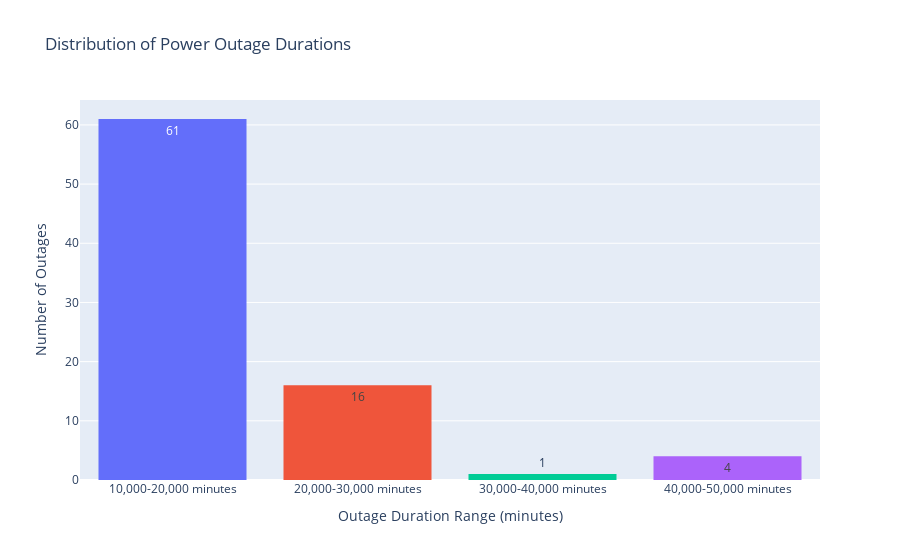

The cell this chart's notebook holds for it:
### Markdown cell above
We also wanted to see the general times that power outages were occurring. 

## fix this one!!!! the bin labels arent correct

### Code cell
outages_df['OUTAGE.DURATION'] = pd.to_numeric(outages_df['OUTAGE.DURATION'], errors='coerce')

duration_bins = [10_000, 20_000, 30_000, 40_000, 50_000, 60_000]
bin_labels = [
    '10,000-20,000 minutes',        
    '20,000-30,000 minutes',
    '30,000-40,000 minutes',
    '40,000-50,000 minutes',
    '50,000-60,000 minutes', 
]

outages_df['DURATION_BIN'] = pd.cut(
    outages_df['OUTAGE.DURATION'],
    bins=duration_bins,
    labels=bin_labels,
    right=False,
    include_lowest=True
)

fig = px.histogram(
    outages_df,
    x='DURATION_BIN',
    title='Distribution of Power Outage Durations',
    labels={'DURATION_BIN': 'Outage Duration Range (minutes)'},
    color='DURATION_BIN',
    text_auto=True,
    category_orders={'DURATION_BIN': bin_labels}
)


fig.update_layout(
    xaxis_title='Outage Duration Range (minutes)',
    yaxis_title='Number of Outages',
    showlegend=False,
    hovermode='x unified',
    xaxis={'categoryorder': 'array', 'categoryarray': bin_labels}
)

fig.show()

### Figure 1 — Plotly figure (JSON) as saved in the notebook; plotly's stock layout.template omitted (floating-point values rounded to 4 significant figures)
{"data": [{"alignmentgroup": "True", "bingroup": "x", "hovertemplate": "Outage Duration Range (minutes)=%{x}<br>count=%{y}<extra></extra>", "legendgroup": "10,000-20,000 minutes", "marker": {"color": "#636efa", "pattern": {"shape": ""}}, "name": "10,000-20,000 minutes", "offsetgroup": "10,000-20,000 minutes", "orientation": "v", "showlegend": true, "texttemplate": "%{value}", "type": "histogram", "x": ["10,000-20,000 minutes", "10,000-20,000 minutes", "10,000-20,000 minutes", "10,000-20,000 minutes", "10,000-20,000 minutes", "10,000-20,000 minutes", "10,000-20,000 minutes", "10,000-20,000 minutes", "10,000-20,000 minutes", "10,000-20,000 minutes", "10,000-20,000 minutes", "10,000-20,000 minutes", "10,000-20,000 minutes", "10,000-20,000 minutes", "10,000-20,000 minutes", "10,000-20,000 minutes", "10,000-20,000 minutes", "10,000-20,000 minutes", "10,000-20,000 minutes", "10,000-20,000 minutes", "10,000-20,000 minutes", "10,000-20,000 minutes", "10,000-20,000 minutes", "10,000-20,000 minutes", "10,000-20,000 minutes", "10,000-20,000 minutes", "10,000-20,000 minutes", "10,000-20,000 minutes", "10,000-20,000 minutes", "10,000-20,000 minutes", "10,000-20,000 minutes", "10,000-20,000 minutes", "10,000-20,000 minutes", "10,000-20,000 minutes", "10,000-20,000 minutes", "10,000-20,000 minutes", "10,000-20,000 minutes", "10,000-20,000 minutes", "10,000-20,000 minutes", "10,000-20,000 minutes", "10,000-20,000 minutes", "10,000-20,000 minutes", "10,000-20,000 minutes", "10,000-20,000 minutes", "10,000-20,000 minutes", "10,000-20,000 minutes", "10,000-20,000 minutes", "10,000-20,000 minutes", "10,000-20,000 minutes", "10,000-20,000 minutes", "10,000-20,000 minutes", "10,000-20,000 minutes", "10,000-20,000 minutes", "10,000-20,000 minutes", "10,000-20,000 minutes", "10,000-20,000 minutes", "10,000-20,000 minutes", "10,000-20,000 minutes", "10,000-20,000 minutes", "10,000-20,000 minutes", "10,000-20,000 minutes"], "xaxis": "x", "yaxis": "y"}, {"alignmentgroup": "True", "bingroup": "x", "hovertemplate": "Outage Duration Range (minutes)=%{x}<br>count=%{y}<extra></extra>", "legendgroup": "20,000-30,000 minutes", "marker": {"color": "#EF553B", "pattern": {"shape": ""}}, "name": "20,000-30,000 minutes", "offsetgroup": "20,000-30,000 minutes", "orientation": "v", "showlegend": true, "texttemplate": "%{value}", "type": "histogram", "x": ["20,000-30,000 minutes", "20,000-30,000 minutes", "20,000-30,000 minutes", "20,000-30,000 minutes", "20,000-30,000 minutes", "20,000-30,000 minutes", "20,000-30,000 minutes", "20,000-30,000 minutes", "20,000-30,000 minutes", "20,000-30,000 minutes", "20,000-30,000 minutes", "20,000-30,000 minutes", "20,000-30,000 minutes", "20,000-30,000 minutes", "20,000-30,000 minutes", "20,000-30,000 minutes"], "xaxis": "x", "yaxis": "y"}, {"alignmentgroup": "True", "bingroup": "x", "hovertemplate": "Outage Duration Range (minutes)=%{x}<br>count=%{y}<extra></extra>", "legendgroup": "30,000-40,000 minutes", "marker": {"color": "#00cc96", "pattern": {"shape": ""}}, "name": "30,000-40,000 minutes", "offsetgroup": "30,000-40,000 minutes", "orientation": "v", "showlegend": true, "texttemplate": "%{value}", "type": "histogram", "x": ["30,000-40,000 minutes"], "xaxis": "x", "yaxis": "y"}, {"alignmentgroup": "True", "bingroup": "x", "hovertemplate": "Outage Duration Range (minutes)=%{x}<br>count=%{y}<extra></extra>", "legendgroup": "40,000-50,000 minutes", "marker": {"color": "#ab63fa", "pattern": {"shape": ""}}, "name": "40,000-50,000 minutes", "offsetgroup": "40,000-50,000 minutes", "orientation": "v", "showlegend": true, "texttemplate": "%{value}", "type": "histogram", "x": ["40,000-50,000 minutes", "40,000-50,000 minutes", "40,000-50,000 minutes", "40,000-50,000 minutes"], "xaxis": "x", "yaxis": "y"}], "layout": {"barmode": "relative", "hovermode": "x unified", "legend": {"title": {"text": "Outage Duration Range (minutes)"}, "tracegroupgap": 0}, "showlegend": false, "title": {"text": "Distribution of Power Outage Durations"}, "xaxis": {"anchor": "y", "categoryarray": ["10,000-20,000 minutes", "20,000-30,000 minutes", "30,000-40,000 minutes", "40,000-50,000 minutes", "50,000-60,000 minutes"], "categoryorder": "array", "domain": [0, 1], "title": {"text": "Outage Duration Range (minutes)"}}, "yaxis": {"anchor": "x", "domain": [0, 1], "title": {"text": "Number of Outages"}}}}
